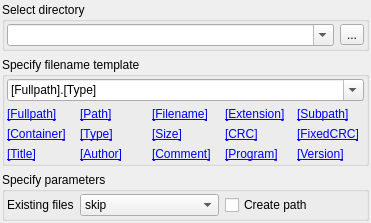
<?xml version="1.0" encoding="UTF-8"?>
<ui version="4.0">
 <class>UI::FilenameTemplateWidget</class>
 <widget class="QWidget" name="FilenameTemplate">
  <property name="geometry">
   <rect>
    <x>0</x>
    <y>0</y>
    <width>371</width>
    <height>183</height>
   </rect>
  </property>
  <property name="windowTitle">
   <string>Setup filename template</string>
  </property>
  <layout class="QVBoxLayout" name="verticalLayout">
   <property name="margin">
    <number>2</number>
   </property>
   <item>
    <widget class="QGroupBox" name="dirSelectionGroup">
     <property name="sizePolicy">
      <sizepolicy hsizetype="Preferred" vsizetype="Maximum">
       <horstretch>0</horstretch>
       <verstretch>0</verstretch>
      </sizepolicy>
     </property>
     <property name="title">
      <string>Select directory</string>
     </property>
     <layout class="QHBoxLayout" name="horizontalLayout">
      <property name="margin">
       <number>2</number>
      </property>
      <item>
       <widget class="QComboBox" name="DirectoryName">
        <property name="editable">
         <bool>true</bool>
        </property>
        <property name="maxCount">
         <number>10</number>
        </property>
       </widget>
      </item>
      <item>
       <widget class="QToolButton" name="browseDirButton">
        <property name="text">
         <string notr="true">...</string>
        </property>
       </widget>
      </item>
     </layout>
    </widget>
   </item>
   <item>
    <widget class="QGroupBox" name="nameSelectionGroup">
     <property name="title">
      <string>Specify filename template</string>
     </property>
     <layout class="QVBoxLayout" name="verticalLayout_2">
      <property name="margin">
       <number>2</number>
      </property>
      <item>
       <widget class="QComboBox" name="FileTemplate">
        <property name="editable">
         <bool>true</bool>
        </property>
        <property name="maxCount">
         <number>10</number>
        </property>
        <item>
         <property name="text">
          <string notr="true">[Fullpath].[Type]</string>
         </property>
        </item>
        <item>
         <property name="text">
          <string notr="true">[Filename]_[Subpath].[Type]</string>
         </property>
        </item>
        <item>
         <property name="text">
          <string notr="true">[CRC].[Type]</string>
         </property>
        </item>
       </widget>
      </item>
      <item>
       <layout class="QGridLayout" name="gridLayout">
        <item row="0" column="0">
         <widget class="QLabel" name="hintFullPath">
          <property name="toolTip">
           <string>
&lt;p&gt;This field means full source data path including any nested container subpath normalized to filename.&lt;/p&gt;
&lt;p&gt;&lt;b&gt;Example:&lt;/b&gt;
&lt;pre&gt;/path/to/file.ext?nested.bin/+256/subfile.B&lt;/pre&gt; will be translated to
&lt;pre&gt;_path_to_file.ext_nested.bin_+256_subfile.B&lt;/pre&gt;
</string>
          </property>
          <property name="text">
           <string notr="true">&lt;a href=&quot;[Fullpath]&quot;&gt;[Fullpath]&lt;/a&gt;</string>
          </property>
          <property name="textFormat">
           <enum>Qt::RichText</enum>
          </property>
         </widget>
        </item>
        <item row="0" column="1">
         <widget class="QLabel" name="hintPath">
          <property name="toolTip">
           <string>
&lt;p&gt;This field means source file path normalized to filename.&lt;/p&gt;
&lt;p&gt;&lt;b&gt;Example:&lt;/b&gt;&lt;/p&gt;
&lt;pre&gt;/path/to/file.ext?nested.bin/+256/subfile.B&lt;/pre&gt; will be translated to
&lt;pre&gt;_path_to_file.ext&lt;/pre&gt;
</string>
          </property>
          <property name="text">
           <string notr="true">&lt;a href=&quot;[Path]&quot;&gt;[Path]&lt;/a&gt;&lt;/p&gt;
&lt;/body&gt;
&lt;/html&gt;</string>
          </property>
          <property name="textFormat">
           <enum>Qt::RichText</enum>
          </property>
         </widget>
        </item>
        <item row="0" column="2">
         <widget class="QLabel" name="hintFilename">
          <property name="toolTip">
           <string>
&lt;p&gt;This field means source data filename.&lt;/p&gt;
&lt;p&gt;&lt;b&gt;Example:&lt;/b&gt;
&lt;pre&gt;/path/to/file.ext?nested.bin/+256/subfile.B&lt;/pre&gt; will be translated to
&lt;pre&gt;file.ext&lt;/pre&gt;
</string>
          </property>
          <property name="text">
           <string notr="true">&lt;a href=&quot;[Filename]&quot;&gt;[Filename]&lt;/a&gt;</string>
          </property>
          <property name="textFormat">
           <enum>Qt::RichText</enum>
          </property>
         </widget>
        </item>
        <item row="0" column="3">
         <widget class="QLabel" name="hintExtension">
          <property name="toolTip">
           <string>
&lt;p&gt;This field means source data filename's extension.&lt;/p&gt;
&lt;p&gt;&lt;b&gt;Example:&lt;/b&gt;
&lt;pre&gt;/path/to/file.ext?nested.bin/+256/subfile.B&lt;/pre&gt; will be translated to
&lt;pre&gt;ext&lt;/pre&gt;
</string>
          </property>
          <property name="text">
           <string notr="true">&lt;a href=&quot;[Extension]&quot;&gt;[Extension]&lt;/a&gt;</string>
          </property>
          <property name="textFormat">
           <enum>Qt::RichText</enum>
          </property>
         </widget>
        </item>
        <item row="0" column="4">
         <widget class="QLabel" name="hintSubpath">
          <property name="toolTip">
           <string>
&lt;p&gt;This field means subdata identifier in source file normalized to filename format.&lt;/p&gt;
&lt;p&gt;&lt;b&gt;Example:&lt;/b&gt;
&lt;pre&gt;/path/to/file.ext?nested.bin/+256/subfile.B&lt;/pre&gt; will be translated to
&lt;pre&gt;nested.bin_+256_subfile.B&lt;/pre&gt;
</string>
          </property>
          <property name="text">
           <string notr="true">&lt;a href=&quot;[Subpath]&quot;&gt;[Subpath]&lt;/a&gt;</string>
          </property>
          <property name="textFormat">
           <enum>Qt::RichText</enum>
          </property>
         </widget>
        </item>
        <item row="1" column="0">
         <widget class="QLabel" name="hintContainer">
          <property name="toolTip">
           <string>
&lt;p&gt;This field means subdata containers chain identifiers normalized to filename format.&lt;/p&gt;
&lt;p&gt;&lt;b&gt;Example:&lt;/b&gt;
&lt;pre&gt;/path/to/file.ext?nested.bin/+256/subfile.B&lt;/pre&gt; can be translated to
&lt;pre&gt;ZIP_RAW_TRD&lt;/pre&gt; in case if file.ext is ZIP file and TRD file is located at 256-byte offset of nested.bin file
</string>
          </property>
          <property name="text">
           <string notr="true">&lt;a href=&quot;[Container]&quot;&gt;[Container]&lt;/a&gt;</string>
          </property>
          <property name="textFormat">
           <enum>Qt::RichText</enum>
          </property>
         </widget>
        </item>
        <item row="1" column="1">
         <widget class="QLabel" name="hintType">
          <property name="toolTip">
           <string>
&lt;p&gt;This field means chiptune type. Usually 2-3 uppercased letters. Can be used as an extension.&lt;/p&gt;
</string>
          </property>
          <property name="text">
           <string notr="true">&lt;a href=&quot;[Type]&quot;&gt;[Type]&lt;/a&gt;</string>
          </property>
          <property name="textFormat">
           <enum>Qt::RichText</enum>
          </property>
         </widget>
        </item>
        <item row="1" column="2">
         <widget class="QLabel" name="hintSize">
          <property name="toolTip">
           <string>
&lt;p&gt;This field means chiptune size in bytes.&lt;/p&gt;
</string>
          </property>
          <property name="text">
           <string notr="true">&lt;a href=&quot;[Size]&quot;&gt;[Size]&lt;/a&gt;</string>
          </property>
          <property name="textFormat">
           <enum>Qt::RichText</enum>
          </property>
         </widget>
        </item>
        <item row="1" column="3">
         <widget class="QLabel" name="hintCRC">
          <property name="toolTip">
           <string>
&lt;p&gt;This field means CRC32 checksum of chiptune in decimal form.&lt;/p&gt;
</string>
          </property>
          <property name="text">
           <string notr="true">&lt;a href=&quot;[CRC]&quot;&gt;[CRC]&lt;/a&gt;</string>
          </property>
          <property name="textFormat">
           <enum>Qt::RichText</enum>
          </property>
         </widget>
        </item>
        <item row="1" column="4">
         <widget class="QLabel" name="hintFixedCRC">
          <property name="toolTip">
           <string>
&lt;p&gt;This field means CRC32 checksum if meaningful chiptune parts in decimal form.&lt;/p&gt;
</string>
          </property>
          <property name="text">
           <string notr="true">&lt;a href=&quot;[FixedCRC]&quot;&gt;[FixedCRC]&lt;/a&gt;</string>
          </property>
          <property name="textFormat">
           <enum>Qt::RichText</enum>
          </property>
         </widget>
        </item>
        <item row="2" column="0">
         <widget class="QLabel" name="hintTitle">
          <property name="toolTip">
           <string>
&lt;p&gt;This field means chiptune title and can be empty.&lt;/p&gt;
</string>
          </property>
          <property name="text">
           <string notr="true">&lt;a href=&quot;[Title]&quot;&gt;[Title]&lt;/a&gt;</string>
          </property>
          <property name="textFormat">
           <enum>Qt::RichText</enum>
          </property>
         </widget>
        </item>
        <item row="2" column="1">
         <widget class="QLabel" name="hintAuthor">
          <property name="toolTip">
           <string>
&lt;p&gt;This field means chiptune's author and can be empty.&lt;/p&gt;
</string>
          </property>
          <property name="text">
           <string notr="true">&lt;a href=&quot;[Author]&quot;&gt;[Author]&lt;/a&gt;</string>
          </property>
          <property name="textFormat">
           <enum>Qt::RichText</enum>
          </property>
         </widget>
        </item>
        <item row="2" column="2">
         <widget class="QLabel" name="hintComment">
          <property name="toolTip">
           <string>
&lt;p&gt;This field means chiptune comment and can be empty.&lt;/p&gt;
</string>
          </property>
          <property name="text">
           <string notr="true">&lt;a href=&quot;[Comment]&quot;&gt;[Comment]&lt;/a&gt;</string>
          </property>
          <property name="textFormat">
           <enum>Qt::RichText</enum>
          </property>
         </widget>
        </item>
        <item row="2" column="3">
         <widget class="QLabel" name="hintProgram">
          <property name="toolTip">
           <string>
&lt;p&gt;This field means program familiy chiptune was created in or compatible with.&lt;/p&gt;
</string>
          </property>
          <property name="text">
           <string notr="true">&lt;a href=&quot;[Program]&quot;&gt;[Program]&lt;/a&gt;</string>
          </property>
          <property name="textFormat">
           <enum>Qt::RichText</enum>
          </property>
         </widget>
        </item>
        <item row="2" column="4">
         <widget class="QLabel" name="hintVersion">
          <property name="toolTip">
           <string>
&lt;p&gt;This field means program version chiptune was created in. Can be not specified. Format is 10*MAJOR+MINOR&lt;/p&gt;
</string>
          </property>
          <property name="text">
           <string notr="true">&lt;a href=&quot;[Version]&quot;&gt;[Version]&lt;/a&gt;</string>
          </property>
          <property name="textFormat">
           <enum>Qt::RichText</enum>
          </property>
         </widget>
        </item>
       </layout>
      </item>
     </layout>
    </widget>
   </item>
   <item>
    <widget class="QGroupBox" name="parametersGroup">
     <property name="sizePolicy">
      <sizepolicy hsizetype="Preferred" vsizetype="Maximum">
       <horstretch>0</horstretch>
       <verstretch>0</verstretch>
      </sizepolicy>
     </property>
     <property name="title">
      <string>Specify parameters</string>
     </property>
     <layout class="QHBoxLayout" name="horizontalLayout">
      <property name="margin">
       <number>2</number>
      </property>
      <item>
       <widget class="QLabel" name="overwriteExistingLabel">
        <property name="text">
         <string>Existing files</string>
        </property>
        <property name="sizePolicy">
         <sizepolicy hsizetype="Maximum" vsizetype="Maximum">
          <horstretch>0</horstretch>
          <verstretch>0</verstretch>
         </sizepolicy>
        </property>
       </widget>
      </item>
      <item>
       <widget class="QComboBox" name="overwriteExisting">
        <item>
         <property name="text">
          <string>skip</string>
         </property>
        </item>
        <item>
         <property name="text">
          <string>overwrite</string>
         </property>
        </item>
        <item>
         <property name="text">
          <string>generate new name</string>
         </property>
        </item>
       </widget>
      </item>
      <item>
       <widget class="QCheckBox" name="createDirectories">
        <property name="text">
         <string>Create path</string>
        </property>
        <property name="toolTip">
          <string>Force to create all intermediate directories of target files</string>
        </property>
        <property name="checked">
         <bool>false</bool>
        </property>
       </widget>
      </item>
     </layout>
    </widget>
   </item>
   <item>
    <spacer name="verticalSpacer">
     <property name="orientation">
      <enum>Qt::Vertical</enum>
     </property>
     <property name="sizeHint" stdset="0">
      <size>
       <width>20</width>
       <height>40</height>
      </size>
     </property>
    </spacer>
   </item>
  </layout>
 </widget>
 <resources/>
 <connections>
  <connection>
   <sender>browseDirButton</sender>
   <signal>clicked()</signal>
   <receiver>FilenameTemplate</receiver>
   <slot>OnBrowseDirectory()</slot>
   <hints>
    <hint type="sourcelabel">
     <x>20</x>
     <y>20</y>
    </hint>
    <hint type="destinationlabel">
     <x>20</x>
     <y>20</y>
    </hint>
   </hints>
  </connection>
  <connection>
   <sender>hintFullPath</sender>
   <signal>linkActivated(QString)</signal>
   <receiver>FilenameTemplate</receiver>
   <slot>OnClickHint(QString)</slot>
   <hints>
    <hint type="sourcelabel">
     <x>20</x>
     <y>20</y>
    </hint>
    <hint type="destinationlabel">
     <x>20</x>
     <y>20</y>
    </hint>
   </hints>
  </connection>
  <connection>
   <sender>hintPath</sender>
   <signal>linkActivated(QString)</signal>
   <receiver>FilenameTemplate</receiver>
   <slot>OnClickHint(QString)</slot>
   <hints>
    <hint type="sourcelabel">
     <x>20</x>
     <y>20</y>
    </hint>
    <hint type="destinationlabel">
     <x>20</x>
     <y>20</y>
    </hint>
   </hints>
  </connection>
  <connection>
   <sender>hintFilename</sender>
   <signal>linkActivated(QString)</signal>
   <receiver>FilenameTemplate</receiver>
   <slot>OnClickHint(QString)</slot>
   <hints>
    <hint type="sourcelabel">
     <x>20</x>
     <y>20</y>
    </hint>
    <hint type="destinationlabel">
     <x>20</x>
     <y>20</y>
    </hint>
   </hints>
  </connection>
  <connection>
   <sender>hintExtension</sender>
   <signal>linkActivated(QString)</signal>
   <receiver>FilenameTemplate</receiver>
   <slot>OnClickHint(QString)</slot>
   <hints>
    <hint type="sourcelabel">
     <x>20</x>
     <y>20</y>
    </hint>
    <hint type="destinationlabel">
     <x>20</x>
     <y>20</y>
    </hint>
   </hints>
  </connection>
  <connection>
   <sender>hintSubpath</sender>
   <signal>linkActivated(QString)</signal>
   <receiver>FilenameTemplate</receiver>
   <slot>OnClickHint(QString)</slot>
   <hints>
    <hint type="sourcelabel">
     <x>20</x>
     <y>20</y>
    </hint>
    <hint type="destinationlabel">
     <x>20</x>
     <y>20</y>
    </hint>
   </hints>
  </connection>
  <connection>
   <sender>hintContainer</sender>
   <signal>linkActivated(QString)</signal>
   <receiver>FilenameTemplate</receiver>
   <slot>OnClickHint(QString)</slot>
   <hints>
    <hint type="sourcelabel">
     <x>20</x>
     <y>20</y>
    </hint>
    <hint type="destinationlabel">
     <x>20</x>
     <y>20</y>
    </hint>
   </hints>
  </connection>
  <connection>
   <sender>hintType</sender>
   <signal>linkActivated(QString)</signal>
   <receiver>FilenameTemplate</receiver>
   <slot>OnClickHint(QString)</slot>
   <hints>
    <hint type="sourcelabel">
     <x>20</x>
     <y>20</y>
    </hint>
    <hint type="destinationlabel">
     <x>20</x>
     <y>20</y>
    </hint>
   </hints>
  </connection>
  <connection>
   <sender>hintSize</sender>
   <signal>linkActivated(QString)</signal>
   <receiver>FilenameTemplate</receiver>
   <slot>OnClickHint(QString)</slot>
   <hints>
    <hint type="sourcelabel">
     <x>20</x>
     <y>20</y>
    </hint>
    <hint type="destinationlabel">
     <x>20</x>
     <y>20</y>
    </hint>
   </hints>
  </connection>
  <connection>
   <sender>hintCRC</sender>
   <signal>linkActivated(QString)</signal>
   <receiver>FilenameTemplate</receiver>
   <slot>OnClickHint(QString)</slot>
   <hints>
    <hint type="sourcelabel">
     <x>20</x>
     <y>20</y>
    </hint>
    <hint type="destinationlabel">
     <x>20</x>
     <y>20</y>
    </hint>
   </hints>
  </connection>
  <connection>
   <sender>hintFixedCRC</sender>
   <signal>linkActivated(QString)</signal>
   <receiver>FilenameTemplate</receiver>
   <slot>OnClickHint(QString)</slot>
   <hints>
    <hint type="sourcelabel">
     <x>20</x>
     <y>20</y>
    </hint>
    <hint type="destinationlabel">
     <x>20</x>
     <y>20</y>
    </hint>
   </hints>
  </connection>
  <connection>
   <sender>hintTitle</sender>
   <signal>linkActivated(QString)</signal>
   <receiver>FilenameTemplate</receiver>
   <slot>OnClickHint(QString)</slot>
   <hints>
    <hint type="sourcelabel">
     <x>20</x>
     <y>20</y>
    </hint>
    <hint type="destinationlabel">
     <x>20</x>
     <y>20</y>
    </hint>
   </hints>
  </connection>
  <connection>
   <sender>hintAuthor</sender>
   <signal>linkActivated(QString)</signal>
   <receiver>FilenameTemplate</receiver>
   <slot>OnClickHint(QString)</slot>
   <hints>
    <hint type="sourcelabel">
     <x>20</x>
     <y>20</y>
    </hint>
    <hint type="destinationlabel">
     <x>20</x>
     <y>20</y>
    </hint>
   </hints>
  </connection>
  <connection>
   <sender>hintComment</sender>
   <signal>linkActivated(QString)</signal>
   <receiver>FilenameTemplate</receiver>
   <slot>OnClickHint(QString)</slot>
   <hints>
    <hint type="sourcelabel">
     <x>20</x>
     <y>20</y>
    </hint>
    <hint type="destinationlabel">
     <x>20</x>
     <y>20</y>
    </hint>
   </hints>
  </connection>
  <connection>
   <sender>hintProgram</sender>
   <signal>linkActivated(QString)</signal>
   <receiver>FilenameTemplate</receiver>
   <slot>OnClickHint(QString)</slot>
   <hints>
    <hint type="sourcelabel">
     <x>20</x>
     <y>20</y>
    </hint>
    <hint type="destinationlabel">
     <x>20</x>
     <y>20</y>
    </hint>
   </hints>
  </connection>
  <connection>
   <sender>hintVersion</sender>
   <signal>linkActivated(QString)</signal>
   <receiver>FilenameTemplate</receiver>
   <slot>OnClickHint(QString)</slot>
   <hints>
    <hint type="sourcelabel">
     <x>20</x>
     <y>20</y>
    </hint>
    <hint type="destinationlabel">
     <x>20</x>
     <y>20</y>
    </hint>
   </hints>
  </connection>
 </connections>
 <slots>
  <slot>OnBrowseDirectory()</slot>
  <slot>OnClickHint(QString)</slot>
 </slots>
</ui>
